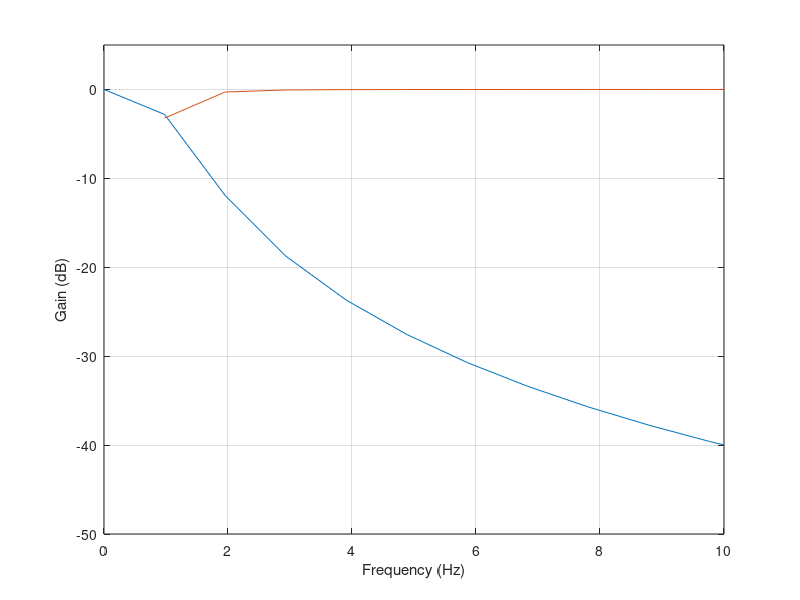
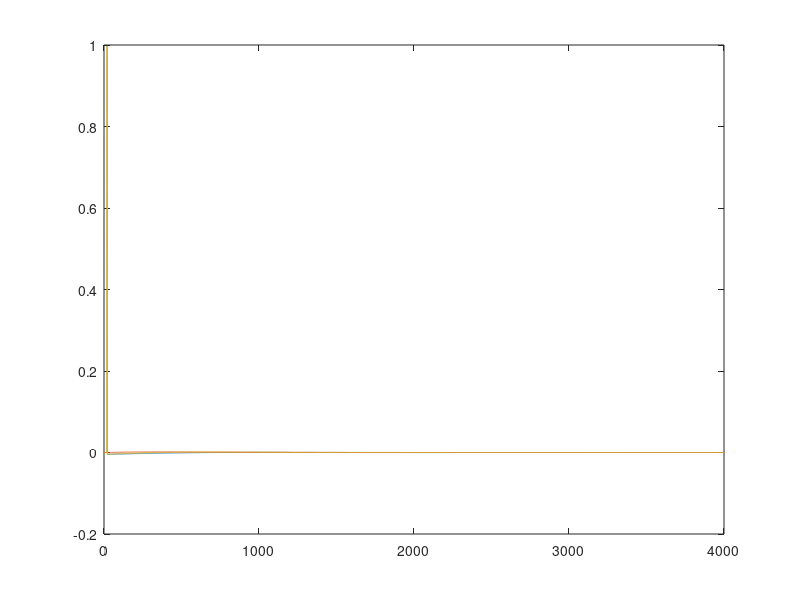

These charts were generated, in order, by the following MATLAB code:
%
%  Envelop domain LPF + BPF
%  Irino, T
%  Created: 14 Feb 2021
%  Modified: 14 Feb 2021
%
fs = 2000;
fcLPF = 1;
nOrder = 2;
[bzLPF, apLPF] = butter(nOrder,fcLPF/(fs/2));
[bzHPF, apHPF] = butter(nOrder,fcLPF/(fs/2),'high');

[frspL freq] = freqz(bzLPF,apLPF,1024,fs);
[frspH freq] = freqz(bzHPF,apHPF,1024,fs);

figure(1);
plot(freq,20*log10(abs(frspL)),freq,20*log10(abs(frspH)))
grid on;
axis([0 10 -50 5])
xlabel('Frequency (Hz)');
ylabel('Gain (dB)');

%%%%% response
figure(2);
LenSnd = 4000;
Snd = ones(1,4000);
Snd = [ zeros(1,20), 1, zeros(1,LenSnd-21)];
SndH = filter(bzHPF,apHPF,Snd);
 mean(SndH)
 20*log10(abs(mean(SndH))/abs(mean(Snd)))

SndL = filter(bzLPF,apLPF,Snd);
 mean(SndL)
 20*log10(abs(mean(SndL))/abs(mean(Snd)))

 plot(1:LenSnd,SndH, 1:LenSnd,SndL,1:LenSnd,SndL+SndH);
 
